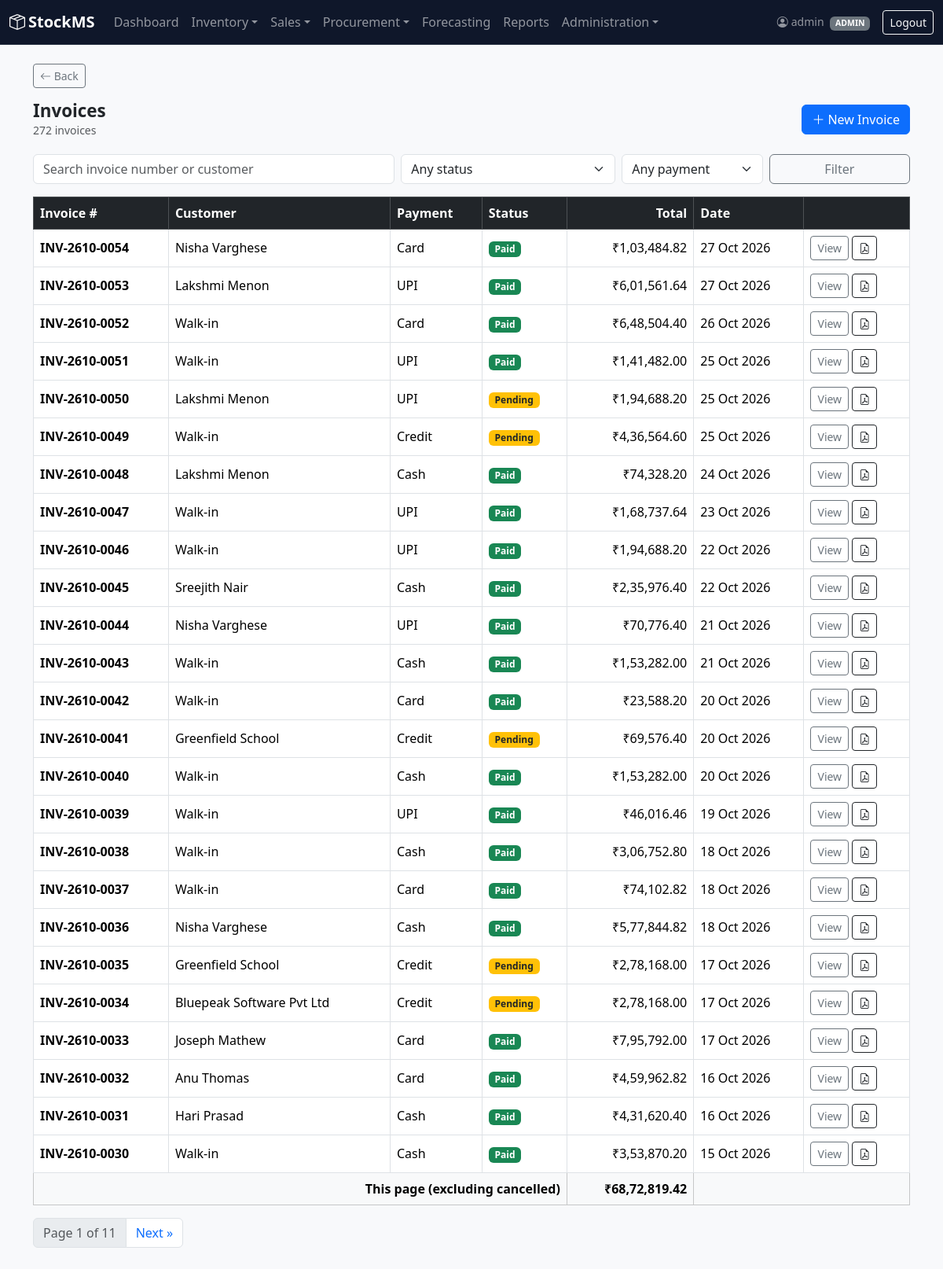
The page /invoices/ (signed in) on the database its author committed.
### accounts/models.py (models this page shows, shortened)
class User(AbstractUser):
    class Role(models.TextChoices):
        ADMIN = 'ADMIN', 'Admin'
        MANAGER = 'MANAGER', 'Manager'
        STAFF = 'STAFF', 'Staff'
    role = models.CharField(
        max_length=10,
        choices=Role.choices,
        default=Role.STAFF,
    )
    phone = models.CharField(max_length=20, blank=True, default='')
    department = models.CharField(max_length=100, blank=True, default='')

### billing/models.py (models this page shows, shortened)
class Invoice(models.Model):
    class Status(models.TextChoices):
        PENDING = 'PENDING', 'Pending'
        PAID = 'PAID', 'Paid'
        CANCELLED = 'CANCELLED', 'Cancelled'
    class PaymentMethod(models.TextChoices):
        CASH = 'CASH', 'Cash'
        CARD = 'CARD', 'Card'
        UPI = 'UPI', 'UPI'
        CREDIT = 'CREDIT', 'Credit'
    invoice_number = models.CharField(max_length=20, unique=True)
    customer = models.ForeignKey(Customer, on_delete=models.SET_NULL, null=True, related_name='invoices')
    created_by = models.ForeignKey(settings.AUTH_USER_MODEL, on_delete=models.SET_NULL, null=True)
    status = models.CharField(max_length=10, choices=Status.choices, default=Status.PENDING)
    payment_method = models.CharField(
        max_length=10, choices=PaymentMethod.choices, default=PaymentMethod.CASH
    )
    tax_percent = models.DecimalField(max_digits=5, decimal_places=2, default=0)
    discount_amount = models.DecimalField(max_digits=10, decimal_places=2, default=0)
    created_at = models.DateTimeField(auto_now_add=True)
    @property
    def subtotal(self):
        return sum(item.subtotal for item in self.items.all())
    @property
    def tax_amount(self):
        return round(self.subtotal * (Decimal(str(self.tax_percent)) / 100), 2)
    @property
    def total_amount(self):
        return round(self.subtotal + self.tax_amount - Decimal(str(self.discount_amount)), 2)

class Customer(models.Model):
    name = models.CharField(max_length=200)
    phone = models.CharField(max_length=20, blank=True)
    email = models.EmailField(blank=True)
    address = models.TextField(blank=True)
    def __str__(self):
        return self.name

class InvoiceItem(models.Model):
    invoice = models.ForeignKey(Invoice, on_delete=models.CASCADE, related_name='items')
    product = models.ForeignKey(Product, on_delete=models.PROTECT)
    quantity = models.PositiveIntegerField()
    unit_price = models.DecimalField(max_digits=10, decimal_places=2)
    unit_cost = models.DecimalField(max_digits=10, decimal_places=2, default=0)
    @property
    def subtotal(self):
        return self.quantity * self.unit_price

### billing/views.py (the view)
# urls.py: path('', views.invoice_list, name='invoice_list'),
@login_required
def invoice_list(request):
    invoices = Invoice.objects.select_related('customer').prefetch_related('items').order_by('-created_at')
    q = request.GET.get('q', '').strip()
    status = request.GET.get('status', '')
    payment = request.GET.get('payment', '')
    if q:
        invoices = invoices.filter(Q(invoice_number__icontains=q) | Q(customer__name__icontains=q))
    if status:
        invoices = invoices.filter(status=status)
    if payment:
        invoices = invoices.filter(payment_method=payment)
    page = Paginator(invoices, 25).get_page(request.GET.get('page'))
    page_total = sum(inv.total_amount for inv in page if inv.status != 'CANCELLED')
    return render(request, 'billing/invoice_list.html', {
        'page': page,
        'q': q, 'status': status, 'payment': payment,
        'status_choices': Invoice.Status.choices,
        'payment_choices': Invoice.PaymentMethod.choices,
        'page_total': page_total,
    })

### accounts/formatting.py (called while the page is built)
def group_indian(digits):
    if len(digits) <= 3:
        return digits
    head, tail = digits[:-3], digits[-3:]
    parts = []
    while len(head) > 2:
        parts.insert(0, head[-2:])
        head = head[:-2]
    if head:
        parts.insert(0, head)
    return ','.join(parts + [tail])

def format_money(value, decimals=2, symbol='\u20b9'):
    if value is None or value == '':
        return '-'
    try:
        amount = Decimal(str(value))
        places = int(decimals)
    except (InvalidOperation, ValueError, TypeError):
        return str(value)
    amount = amount.quantize(Decimal(1).scaleb(-places))
    sign = '-' if amount < 0 else ''
    text = f"{abs(amount):.{places}f}"
    whole, _, frac = text.partition('.')
    return f"{sign}{symbol}{group_indian(whole)}" + (f".{frac}" if frac else '')

### accounts/templatetags/stockms_tags.py (called while the page is built)
@register.filter
def inr(value, decimals=2):
    return format_money(value, decimals)

### alerts/context_processors.py (called while the page is built)
def alert_counts(request):
    user = getattr(request, 'user', None)
    if user is None or not user.is_authenticated:
        return {}
    return {'active_alert_count': StockAlert.objects.filter(resolved=False).count()}

### billing/templates/billing/invoice_list.html (shortened to what this page needs)
{% extends 'base.html' %}
{% load stockms_tags %}
{% block content %}
<div class="page-header">
    <div>
        <h2>Invoices</h2>
        <div class="text-muted small">{{ page.paginator.count }} invoice{{ page.paginator.count|pluralize }}</div>
    </div>
    <a href="{% url 'invoice_create' %}" class="btn btn-primary"><i class="bi bi-plus-lg me-1"></i>New Invoice</a>
</div>
<form method="get" class="row g-2 mb-3">
    <div class="col-md-5"><input type="text" name="q" value="{{ q }}" class="form-control" placeholder="Search invoice number or customer"></div>
    <div class="col-md-3">
        <select name="status" class="form-select"><option value="">Any status</option>
        </select>
    </div>
    <div class="col-md-2">
        <select name="payment" class="form-select"><option value="">Any payment</option>
        </select>
    </div>
    <div class="col-md-2 d-grid"><button class="btn btn-outline-secondary">Filter</button></div>
</form>
<div class="table-responsive">
<table class="table table-bordered table-hover bg-white">
    <thead class="table-dark">
        <tr><th>Invoice #</th><th>Customer</th><th>Payment</th><th>Status</th><th class="text-end">Total</th><th>Date</th><th></th></tr>
    </thead>
    <tbody>
        {% for invoice in page %}
        <tr {% if invoice.status == 'CANCELLED' %}class="text-muted"{% endif %}>
            <td class="fw-semibold">{{ invoice.invoice_number }}</td>
            <td>{{ invoice.customer|default:"Walk-in" }}</td>
            <td>{{ invoice.get_payment_method_display }}</td>
            <td>
                {% if invoice.status == 'PAID' %}<span class="badge bg-success">Paid</span>
                {% elif invoice.status == 'PENDING' %}<span class="badge bg-warning text-dark">Pending</span>
                {% else %}<span class="badge bg-secondary">Cancelled</span>{% endif %}
            </td>
            <td class="text-end">{{ invoice.total_amount|inr }}</td>
            <td>{{ invoice.created_at|date:"d M Y" }}</td>
            <td class="text-nowrap">
                <a href="{% url 'invoice_detail' invoice.pk %}" class="btn btn-sm btn-outline-secondary">View</a>
                <a href="{% url 'invoice_pdf' invoice.pk %}" target="_blank" class="btn btn-sm btn-outline-dark" title="PDF"><i class="bi bi-file-earmark-pdf"></i></a>
            </td>
        </tr>
        {% empty %}
        <tr><td colspan="7" class="text-center text-muted py-4">No invoices found.</td></tr>
        {% endfor %}
    </tbody>
    {% if page.object_list %}
    <tfoot><tr class="table-light"><td colspan="4" class="text-end fw-semibold">This page (excluding cancelled)</td><td class="text-end fw-semibold">{{ page_total|inr }}</td><td colspan="2"></td></tr></tfoot>
    {% endif %}
</table>
</div>
{% if page.has_other_pages %}
<nav><ul class="pagination">
    <li class="page-item disabled"><span class="page-link">Page {{ page.number }} of {{ page.paginator.num_pages }}</span></li>
    {% if page.has_next %}<li class="page-item"><a class="page-link" href="?page={{ page.next_page_number }}&q={{ q }}&status={{ status }}&payment={{ payment }}">Next &raquo;</a></li>{% endif %}
</ul></nav>
{% endif %}
{% endblock %}

### templates/base.html (shortened to what this page needs)
{% load static %}
<!DOCTYPE html>
<html lang="en">
<head>
    <link href="https://cdn.jsdelivr.net/npm/bootstrap@5.3.3/dist/css/bootstrap.min.css" rel="stylesheet">
    <link href="https://cdn.jsdelivr.net/npm/bootstrap-icons@1.11.3/font/bootstrap-icons.css" rel="stylesheet">
    <link rel="stylesheet" href="{% static 'css/custom.css' %}">
</head>
<body>
    {% with current=request.resolver_match.url_name %}
    <nav class="navbar navbar-expand-lg navbar-dark app-navbar">
        <div class="container-fluid">
            <a class="navbar-brand fw-semibold" href="{% url 'dashboard' %}">
                <i class="bi bi-box-seam me-1"></i>StockMS
            </a>
            <div class="collapse navbar-collapse" id="mainNav">
                {% if user.is_authenticated %}
                <ul class="navbar-nav me-auto">
                    <li class="nav-item">
                        <a class="nav-link {% if current == 'dashboard' %}active{% endif %}" href="{% url 'dashboard' %}">Dashboard</a>
                    </li>
                    <li class="nav-item dropdown">
                        <a class="nav-link dropdown-toggle" href="#" role="button" data-bs-toggle="dropdown">Inventory</a>
                    </li>
                    <li class="nav-item dropdown">
                        <a class="nav-link dropdown-toggle" href="#" role="button" data-bs-toggle="dropdown">Sales</a>
                    </li>
                    {% if user.role == 'ADMIN' or user.role == 'MANAGER' %}
                    <li class="nav-item dropdown">
                        <a class="nav-link dropdown-toggle" href="#" role="button" data-bs-toggle="dropdown">Procurement</a>
                    </li>
                    {% endif %}
                    <li class="nav-item">
                        <a class="nav-link {% if current == 'forecast_page' %}active{% endif %}" href="{% url 'forecast_page' %}">Forecasting</a>
                    </li>
                    {% if user.role == 'ADMIN' or user.role == 'MANAGER' %}
                    <li class="nav-item">
                        <a class="nav-link {% if current == 'reports_page' %}active{% endif %}" href="{% url 'reports_page' %}">Reports</a>
                    </li>
                    {% endif %}
                    {% if user.role == 'ADMIN' %}
                    <li class="nav-item dropdown">
                        <a class="nav-link dropdown-toggle" href="#" role="button" data-bs-toggle="dropdown">Administration</a>
                    </li>
                    {% elif user.role == 'MANAGER' %}
                    <li class="nav-item">
                        <a class="nav-link {% if current == 'email_log_list' %}active{% endif %}" href="{% url 'email_log_list' %}">Email Log</a>
                    </li>
                    {% endif %}
                </ul>
                <span class="navbar-text me-3 small">
                    <i class="bi bi-person-circle me-1"></i>{{ user.username }}
                    <span class="badge bg-secondary ms-1">{{ user.role }}</span>
                </span>
                <form method="post" action="{% url 'logout' %}" class="d-inline">
                    <button type="submit" class="btn btn-outline-light btn-sm">Logout</button>
                </form>
                {% endif %}
            </div>
        </div>
    </nav>
    <div class="container-xl mt-4 mb-5">
        {% if current != 'dashboard' %}
        <a href="javascript:history.back()" class="btn btn-sm btn-outline-secondary mb-3">
            <i class="bi bi-arrow-left"></i> Back
        </a>
        {% endif %}
        {% block content %}
        {% endblock %}
    </div>
    {% endwith %}
</body>
</html>

### static/css/custom.css (style rules this page uses)
body { background-color: #f8f9fb; }
.app-navbar { background: #0f172a; border-bottom: 1px solid #1e293b; }
.page-header { display: flex; flex-wrap: wrap; align-items: center; justify-content: space-between; gap: .75rem; margin-bottom: 1.25rem; }
.page-header h2 { margin: 0; font-size: 1.4rem; font-weight: 600; }
.table > :not(caption) > * > * { vertical-align: middle; }

### rows shown on the page
User: username "admin", role "ADMIN"
Invoice: invoice_number "INV-2610-0054", customer "Nisha Varghese", payment_method "Card", status "Paid", total_amount|inr "₹1,03,484.82", created_at "27 Oct 2026"
Invoice: invoice_number "INV-2610-0053", customer "Lakshmi Menon", payment_method "UPI", status "Paid", total_amount|inr "₹6,01,561.64", created_at "27 Oct 2026"
Invoice: invoice_number "INV-2610-0052", customer "Walk-in", payment_method "Card", status "Paid", total_amount|inr "₹6,48,504.40", created_at "26 Oct 2026"
Invoice: invoice_number "INV-2610-0051", customer "Walk-in", payment_method "UPI", status "Paid", total_amount|inr "₹1,41,482.00", created_at "25 Oct 2026"
Invoice: invoice_number "INV-2610-0050", customer "Lakshmi Menon", payment_method "UPI", status "Pending", total_amount|inr "₹1,94,688.20", created_at "25 Oct 2026"
Invoice: invoice_number "INV-2610-0049", customer "Walk-in", payment_method "Credit", status "Pending", total_amount|inr "₹4,36,564.60", created_at "25 Oct 2026"
Invoice: invoice_number "INV-2610-0048", customer "Lakshmi Menon", payment_method "Cash", status "Paid", total_amount|inr "₹74,328.20", created_at "24 Oct 2026"
Invoice: invoice_number "INV-2610-0047", customer "Walk-in", payment_method "UPI", status "Paid", total_amount|inr "₹1,68,737.64", created_at "23 Oct 2026"
Invoice: invoice_number "INV-2610-0046", customer "Walk-in", payment_method "UPI", status "Paid", total_amount|inr "₹1,94,688.20", created_at "22 Oct 2026"
Invoice: invoice_number "INV-2610-0045", customer "Sreejith Nair", payment_method "Cash", status "Paid", total_amount|inr "₹2,35,976.40", created_at "22 Oct 2026"
Invoice: invoice_number "INV-2610-0044", customer "Nisha Varghese", payment_method "UPI", status "Paid", total_amount|inr "₹70,776.40", created_at "21 Oct 2026"
Invoice: invoice_number "INV-2610-0043", customer "Walk-in", payment_method "Cash", status "Paid", total_amount|inr "₹1,53,282.00", created_at "21 Oct 2026"
Invoice: invoice_number "INV-2610-0042", customer "Walk-in", payment_method "Card", status "Paid", total_amount|inr "₹23,588.20", created_at "20 Oct 2026"
Invoice: invoice_number "INV-2610-0041", customer "Greenfield School", payment_method "Credit", status "Pending", total_amount|inr "₹69,576.40", created_at "20 Oct 2026"
Invoice: invoice_number "INV-2610-0040", customer "Walk-in", payment_method "Cash", status "Paid", total_amount|inr "₹1,53,282.00", created_at "20 Oct 2026"
Invoice: invoice_number "INV-2610-0039", customer "Walk-in", payment_method "UPI", status "Paid", total_amount|inr "₹46,016.46", created_at "19 Oct 2026"
Invoice: invoice_number "INV-2610-0038", customer "Walk-in", payment_method "Cash", status "Paid", total_amount|inr "₹3,06,752.80", created_at "18 Oct 2026"
Invoice: invoice_number "INV-2610-0037", customer "Walk-in", payment_method "Card", status "Paid", total_amount|inr "₹74,102.82", created_at "18 Oct 2026"
Invoice: invoice_number "INV-2610-0036", customer "Nisha Varghese", payment_method "Cash", status "Paid", total_amount|inr "₹5,77,844.82", created_at "18 Oct 2026"
Invoice: invoice_number "INV-2610-0035", customer "Greenfield School", payment_method "Credit", status "Pending", total_amount|inr "₹2,78,168.00", created_at "17 Oct 2026"
Invoice: invoice_number "INV-2610-0034", customer "Bluepeak Software Pvt Ltd", payment_method "Credit", status "Pending", total_amount|inr "₹2,78,168.00", created_at "17 Oct 2026"
Invoice: invoice_number "INV-2610-0033", customer "Joseph Mathew", payment_method "Card", status "Paid", total_amount|inr "₹7,95,792.00", created_at "17 Oct 2026"
Invoice: invoice_number "INV-2610-0032", customer "Anu Thomas", payment_method "Card", status "Paid", total_amount|inr "₹4,59,962.82", created_at "16 Oct 2026"
Invoice: invoice_number "INV-2610-0031", customer "Hari Prasad", payment_method "Cash", status "Paid", total_amount|inr "₹4,31,620.40", created_at "16 Oct 2026"
Invoice: invoice_number "INV-2610-0030", customer "Walk-in", payment_method "Cash", status "Paid", total_amount|inr "₹3,53,870.20", created_at "15 Oct 2026"

### other values the page prints
{{ page.paginator.count }} "272"
{{ page_total|inr }} "₹68,72,819.42"
{{ page.number }} "1"
{{ page.paginator.num_pages }} "11"
